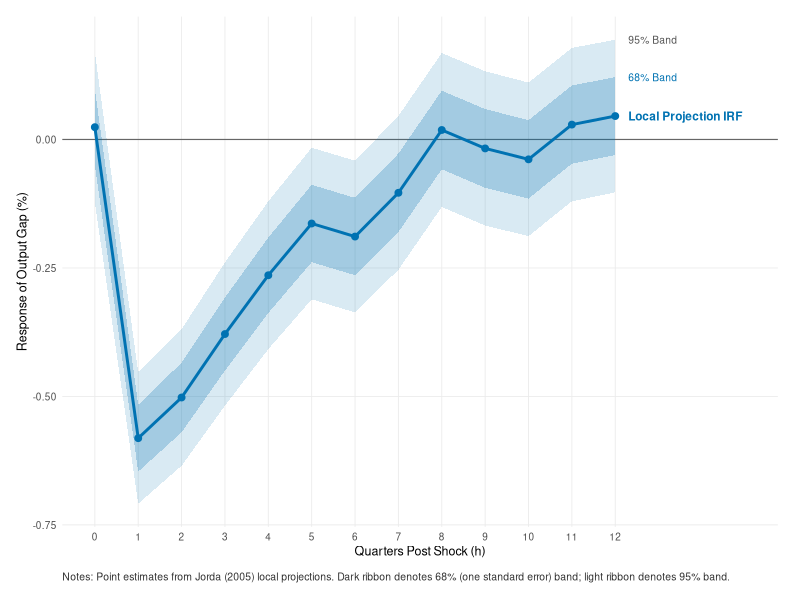
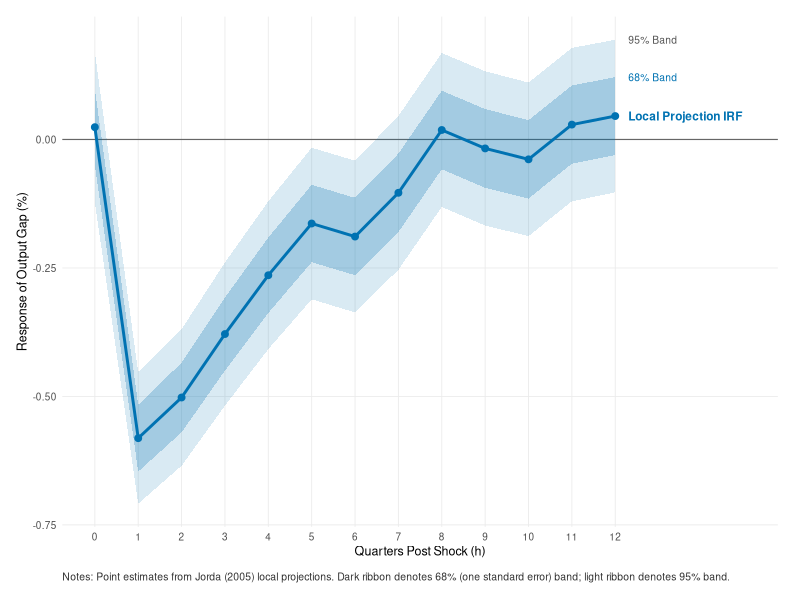

Recreate these plots in R, in order.
# Publication-Grade Impulse Response Function Plot (R / ggplot2)
# Adheres to Gastel & Day exhibit standards and Jorda (2005) Local Projections
#
# Citations:
# - Jorda, O. (2005). Estimation and Inference of Impulse Responses by Local Projections.
#   American Economic Review, 95(1), 161-182.
#   DOI: 10.1257/0002828053828518

suppressPackageStartupMessages({
  library(ggplot2)
})

# 1. Simulate Macro Time Series
simulate_macro_ts <- function(n_periods = 250, seed = 42) {
  set.seed(seed)
  shock <- rnorm(n_periods, 0, 1.0)
  pi <- numeric(n_periods)
  y <- numeric(n_periods)
  
  for (t in 2:n_periods) {
    pi[t] <- 0.65 * pi[t - 1] - 0.45 * shock[t - 1] + rnorm(1, 0, 0.4)
    y[t] <- 0.70 * y[t - 1] - 0.60 * shock[t - 1] + 0.20 * pi[t - 1] + rnorm(1, 0, 0.5)
  }
  
  data.frame(time = 1:n_periods, shock = shock, y = y, pi = pi)
}

# 2. Estimate Local Projections
estimate_lp <- function(df, max_horizon = 12) {
  n <- nrow(df)
  results <- list()
  
  for (h in 0:max_horizon) {
    y_lead <- c(df$y[(1 + h):n], rep(NA, h))
    shock_t <- df$shock
    
    valid <- !is.na(y_lead)
    fit <- lm(y_lead[valid] ~ shock_t[valid])
    
    coef_val <- coef(fit)["shock_t[valid]"]
    se_val <- summary(fit)$coefficients["shock_t[valid]", "Std. Error"]
    
    results[[h + 1]] <- data.frame(
      horizon = h,
      estimate = coef_val,
      se = se_val,
      ci68_lo = coef_val - 1.0 * se_val,
      ci68_hi = coef_val + 1.0 * se_val,
      ci95_lo = coef_val - 1.96 * se_val,
      ci95_hi = coef_val + 1.96 * se_val
    )
  }
  
  do.call(rbind, results)
}

# 3. Render Exhibit
plot_irf_r <- function(irf_df, out_pdf = "irf_plot_r.pdf", out_png = "irf_plot_r.png") {
  last_row <- tail(irf_df, 1)
  
  p <- ggplot(irf_df, aes(x = horizon, y = estimate)) +
    # Null reference line
    geom_hline(yintercept = 0, linetype = "solid", color = "#666666", linewidth = 0.4) +
    # 95% Confidence Band
    geom_ribbon(aes(ymin = ci95_lo, ymax = ci95_hi), fill = "#0072B2", alpha = 0.15) +
    # 68% Confidence Band (1 standard error)
    geom_ribbon(aes(ymin = ci68_lo, ymax = ci68_hi), fill = "#0072B2", alpha = 0.25) +
    # IRF Trajectory
    geom_line(color = "#0072B2", linewidth = 1.0) +
    geom_point(color = "#0072B2", size = 2.0) +
    # Direct endpoint labels
    annotate("text", x = last_row$horizon + 0.3, y = last_row$estimate, label = "Local Projection IRF", color = "#0072B2", size = 3.0, fontface = "bold", hjust = 0) +
    annotate("text", x = last_row$horizon + 0.3, y = last_row$ci68_hi, label = "68% Band", color = "#0072B2", size = 2.6, hjust = 0) +
    annotate("text", x = last_row$horizon + 0.3, y = last_row$ci95_hi, label = "95% Band", color = "#555555", size = 2.6, hjust = 0) +
    scale_x_continuous(breaks = irf_df$horizon, limits = c(0, last_row$horizon + 3.0)) +
    labs(
      x = "Quarters Post Shock (h)",
      y = "Response of Output Gap (%)",
      caption = "Notes: Point estimates from Jorda (2005) local projections. Dark ribbon denotes 68% (one standard error) band; light ribbon denotes 95% band."
    ) +
    theme_minimal(base_size = 9, base_family = "sans") +
    theme(
      panel.grid.minor = element_blank(),
      panel.grid.major = element_line(color = "#ebebeb", linewidth = 0.3),
      plot.caption = element_text(size = 7.5, color = "#333333", hjust = 0, margin = margin(t = 10)),
      plot.margin = margin(12, 16, 12, 12)
    )
  
  ggsave(out_pdf, plot = p, width = 7.2, height = 4.6, device = "pdf")
  ggsave(out_png, plot = p, width = 7.2, height = 4.6, dpi = 300)
  message(sprintf("Saved: %s and %s", out_pdf, out_png))
  return(invisible(p))
}

main <- function() {
  args <- commandArgs(trailingOnly = FALSE)
  file_arg <- grep("^--file=", args, value = TRUE)
  if (length(file_arg) > 0) {
    script_dir <- dirname(normalizePath(sub("^--file=", "", file_arg[1]), winslash = "/"))
  } else {
    script_dir <- getwd()
  }
  
  ts_data <- simulate_macro_ts()
  irf_res <- estimate_lp(ts_data)
  out_pdf <- file.path(script_dir, "irf_plot_r.pdf")
  out_png <- file.path(script_dir, "irf_plot_r.png")
  plot_irf_r(irf_res, out_pdf, out_png)
  invisible(NULL)
}

if (!interactive()) {
  main()
}
